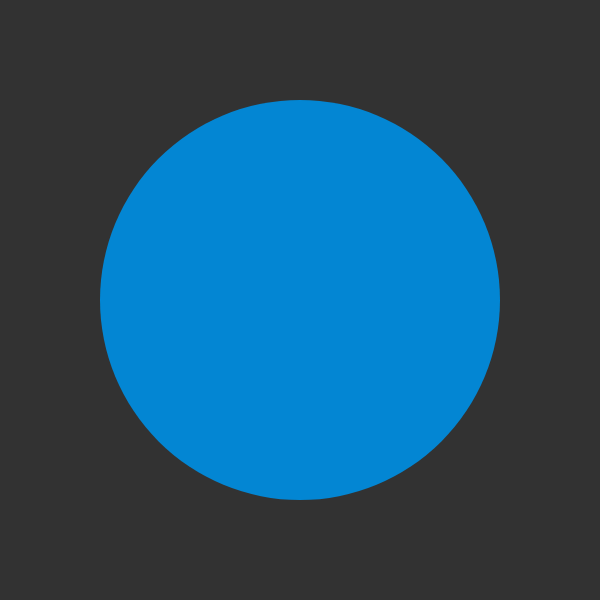
Frame 1 (no input)
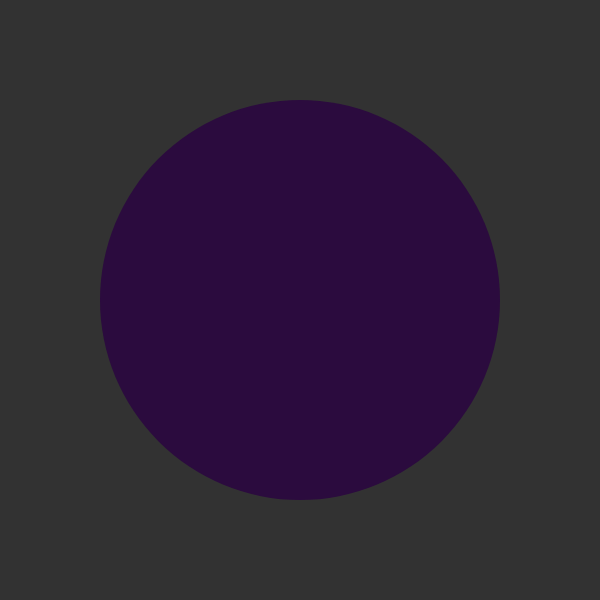
Frame 60 (no input)
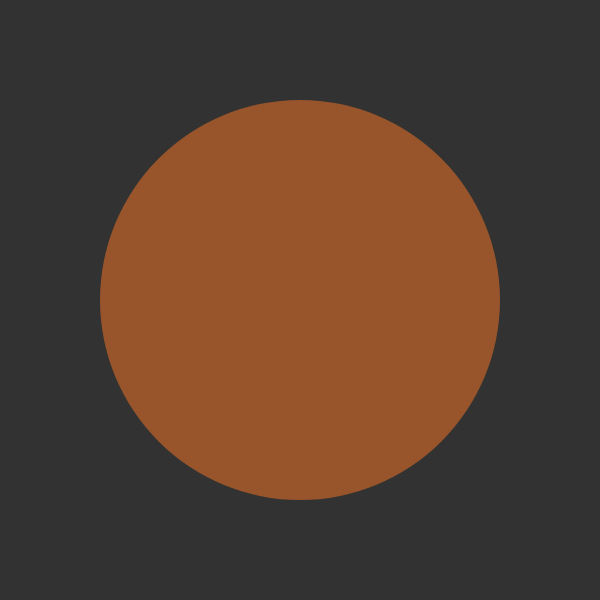
Frame 120 (the mouse pressed at the canvas centre since frame 60)

The p5.js sketch that drew these frames (run headless with seeded random() and noise() and a simulated clock; from frame 60 on, the mouse is pressed at the canvas centre):

// p5.js sketch
// ── sketch.js
function setup() {
    createCanvas(600, 600);
    ellipseMode(CENTER);
    noStroke();
}

let randomValues = [3, 134, 211, 127, 22, 39, 242, 129, 40, 56, 71, 46, 205, 174, 172, 225, 184, 107, 84, 47, 77, 61, 112, 254, 195, 94, 116, 137, 59, 152, 84, 42, 136, 176, 217, 50, 209, 205, 142, 106, 53, 38, 111, 201, 135, 28, 165, 138, 173, 175, 210, 241, 28, 38, 169, 89, 93, 66, 109, 43, 11, 62, 17, 50, 192, 209, 141, 108, 103, 156, 227, 253, 226, 178, 55, 177, 31, 236, 231, 94, 190, 48, 143, 237, 102, 66, 252, 185, 216, 4, 231, 70, 9, 146, 174, 36, 81, 115, 207, 165];
let i = 0;
function draw() {
    background(50);
    fill(randomValues[i], randomValues[i+1], randomValues[i+2]);
    ellipse(300, 300, 400, 400);
    i++;
    
    if (i === 90){
        i = 0;
    }
    // noLoop();
    
}
